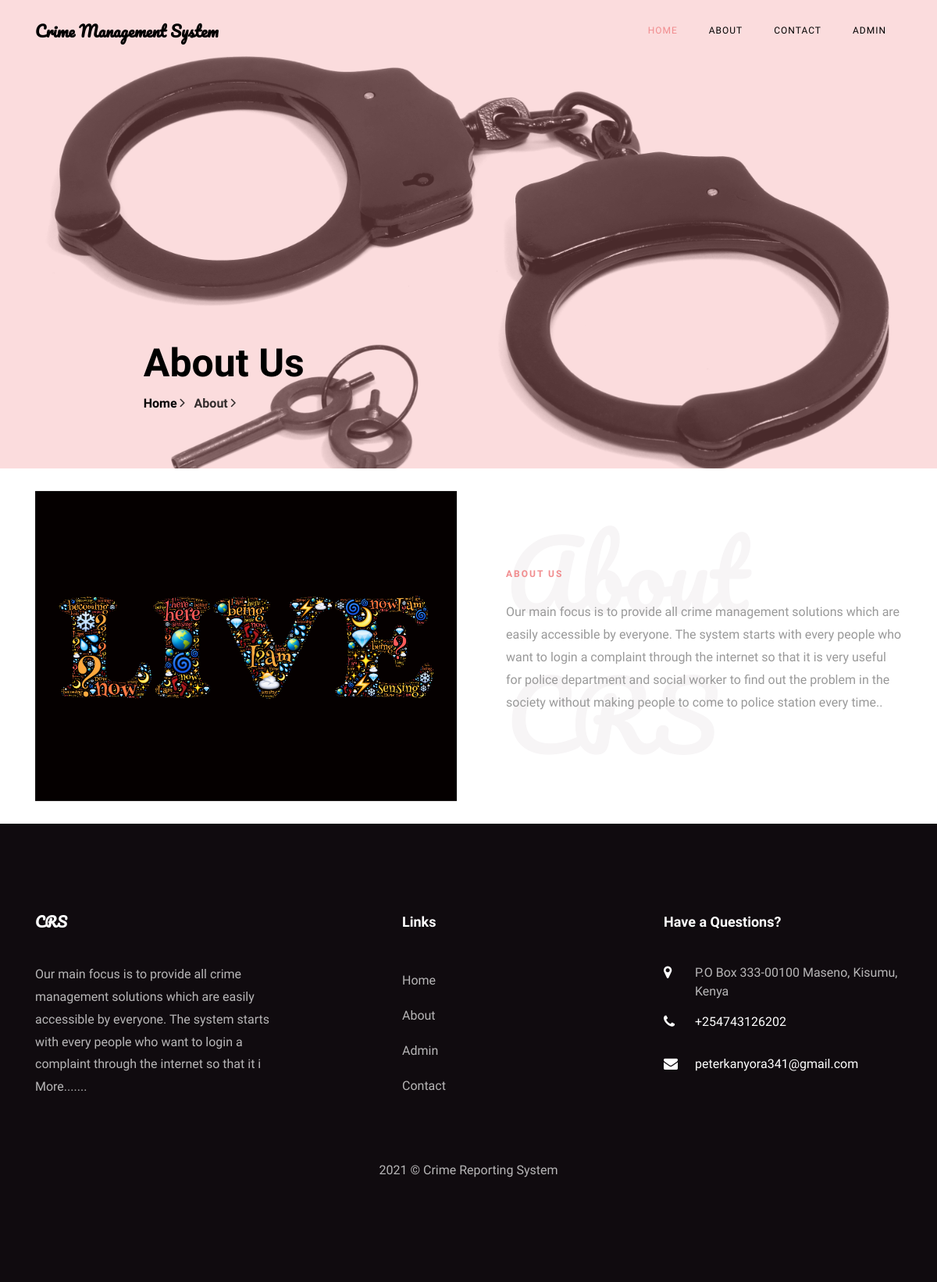
Page /about.php on the committed database.
### tables this page shows
CREATE TABLE `tblpage` (
  `ID` int(10) NOT NULL,
  `PageType` varchar(200) DEFAULT NULL,
  `PageTitle` mediumtext DEFAULT NULL,
  `PageDescription` mediumtext DEFAULT NULL,
  `Email` varchar(200) DEFAULT NULL,
  `MobileNumber` bigint(10) DEFAULT NULL,
  `UpdationDate` date DEFAULT NULL,
  `Timing` varchar(200) NOT NULL
);

### about.php (the view, shortened to what this page needs)
<?php
include('includes/dbconnection.php');
?>
<!DOCTYPE html>
<html lang="en">
  <head>
    <link rel="stylesheet" href="css/open-iconic-bootstrap.min.css">
    <link rel="stylesheet" href="css/animate.css">
    <link rel="stylesheet" href="css/owl.carousel.min.css">
    <link rel="stylesheet" href="css/owl.theme.default.min.css">
    <link rel="stylesheet" href="css/magnific-popup.css">
    <link rel="stylesheet" href="css/aos.css">
    <link rel="stylesheet" href="css/ionicons.min.css">
    <link rel="stylesheet" href="css/bootstrap-datepicker.css">
    <link rel="stylesheet" href="css/jquery.timepicker.css">
    <link rel="stylesheet" href="css/flaticon.css">
    <link rel="stylesheet" href="css/icomoon.css">
    <link rel="stylesheet" href="css/style.css">
  </head>
  <body>
	  <?php include_once('includes/header.php');?>
    <section class="hero-wrap hero-wrap-2" style="background-image: url('images/crime2.jpg');" data-stellar-background-ratio="0.5">
      <div class="overlay"></div>
      <div class="container">
        <div class="row no-gutters slider-text js-fullheight align-items-end justify-content-center">
          <div class="col-md-9 ftco-animate pb-5">
            <h2 class="mb-0 bread">About Us</h2>
            <p class="breadcrumbs"><span class="mr-2"><a href="index.php">Home <i class="ion-ios-arrow-forward"></i></a></span> <span>About <i class="ion-ios-arrow-forward"></i></span></p>
          </div>
        </div>
      </div>
    </section>
    <br>
    <section class="ftco-section ftco-no-pb ftco-no-pt">
			<div class="container">
				<div class="row">
					<div class="col-md-6 d-flex">
						<div class="p-md-5 img img-2 d-flex justify-content-center align-items-center" style="background-image: url(images/live.png);">
						</div>
					</div>
					<div class="col-md-6 py-md-5 pb-5 wrap-about pb-md-5 ftco-animate">
						<?php
$ret=mysqli_query($con,"select * from tblpage where PageType='aboutus' ");
while ($row=mysqli_fetch_array($ret)) {
?>
	          <div class="heading-section mb-4 mt-md-5">
	          	<h1 class="big">About CRS</h1>
	          	<span class="subheading"><?php  echo $row['PageTitle'];?></span>
	          </div>
	          <div class="pb-md-5">
							<p><?php  echo $row['PageDescription'];?>.</p>
						</div>
						<?php } ?>
					</div>
				</div>
			</div>
		</section>
		<br>
   <?php include_once('includes/footer.php');?>
  </body>
</html>

### includes/header.php
<nav class="navbar navbar-expand-lg navbar-dark ftco_navbar bg-dark ftco-navbar-light" id="ftco-navbar">
      <div class="container">
        <a class="navbar-brand" href="index.php">Crime Management System</a>
        <div class="collapse navbar-collapse" id="ftco-nav">
          <ul class="navbar-nav ml-auto">
            <li class="nav-item active"><a href="index.php" class="nav-link">Home</a></li>
            <li class="nav-item"><a href="about.php" class="nav-link">About</a></li>
            <li class="nav-item"><a href="contact.php" class="nav-link">Contact</a></li>
            <li class="nav-item"><a href="admin/index.php" class="nav-link">Admin</a></li>
          </ul>
        </div>
      </div>
    </nav>

### includes/footer.php (shortened to what this page needs)
 <?php
include('includes/dbconnection.php');
?>
 <footer class="ftco-footer ftco-section">
      <div class="container">
        <div class="row mb-5">
          <div class="col-md">
            <div class="ftco-footer-widget mb-4">
              <h2 class="ftco-heading-2 logo">CRS</h2>
              <?php
$ret=mysqli_query($con,"select * from tblpage where PageType='aboutus' ");
while ($row=mysqli_fetch_array($ret)) {
?>
              <p><?php  echo substr($row['PageDescription'],0,200);?> <a href="about.php">More.......</a></p><?php } ?>
            </div>
          </div>
          <div class="col-md" style="padding-left: 150px">
             <div class="ftco-footer-widget mb-4">
              <h2 class="ftco-heading-2">Links</h2>
              <ul class="list-unstyled">
                <li><a href="index.php" class="py-2 d-block">Home</a></li>
                <li><a href="about.php" class="py-2 d-block">About</a></li>
                <li><a href="admin/index.php" class="py-2 d-block">Admin</a></li>
                <li><a href="contact.php" class="py-2 d-block">Contact</a></li>
              </ul>
            </div>
          </div>
          <div class="col-md">
            <div class="ftco-footer-widget mb-4">
            	<h2 class="ftco-heading-2">Have a Questions?</h2>
            	<div class="block-23 mb-3">
                <?php
$ret=mysqli_query($con,"select * from tblpage where PageType='contactus' ");
while ($row=mysqli_fetch_array($ret)) {
?>
	              <ul>
	                <li><span class="icon icon-map-marker"></span><span class="text"><?php  echo $row['PageDescription'];?></span></li>
	                <li><a href="#"><span class="icon icon-phone"></span><span class="text">+<?php  echo $row['MobileNumber'];?></span></a></li>
	                <li><a href="#"><span class="icon icon-envelope"></span><span class="text"><?php  echo $row['Email'];?></span></a></li>
	              </ul>
	            </div>
               <?php } ?>
            </div>
          </div>
        </div>
        <div class="row">
          <div class="col-md-12 text-center">
            <p>
  2021 &copy; Crime Reporting System </p>
          </div>
        </div>
      </div>
    </footer>

### css/icomoon.css (style rules this page uses)
[class^="icon-"], [class*=" icon-"] { font-family: 'icomoon' !important; speak: none; font-style: normal; font-weight: normal; font-variant: normal; text-transform: none; line-height: 1; -webkit-font-smoothing: antialiased; -moz-osx-font-smoothing: grayscale; }
.icon-map-marker:before { content: "\f041"; }
.icon-phone:before { content: "\f095"; }
.icon-envelope:before { content: "\f0e0"; }

### rows in the picture
tblpage: PageTitle "ABOUT US", PageDescription "Our main focus is to provide all crime management solutions which are easily accessible by everyone. The system starts with every people who want to login a complaint through the internet so that it is very useful for police department and social worker to find out the problem in the society without making people to come to police station every time.", PageDescription "Our main focus is to provide all crime management solutions which are easily accessible by everyone. The system starts with every people who want to login a complaint through the internet so that it i"
tblpage: PageDescription "P.O Box 333-00100 Maseno, Kisumu, Kenya", MobileNumber "254743126202", Email "peterkanyora341@gmail.com"
